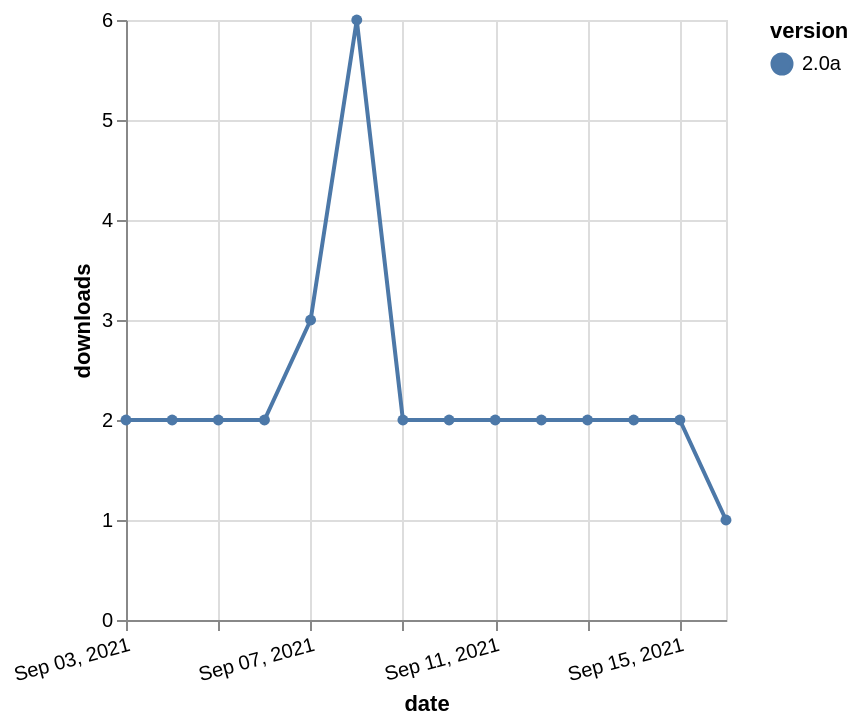

Write the Vega-Lite specification saved for this chart.
### Vega-Lite specification from a JSON file in a GitHub repository (floating-point values rounded to 4 significant figures)
{"$schema": "https://vega.github.io/schema/vega-lite/v5.json", "description": "A simple bar chart with embedded data.", "data": {"values": [{"date": "2021-09-03", "total": 1645, "delta": 2, "version": "2.0a"}, {"date": "2021-09-04", "total": 1647, "delta": 2, "version": "2.0a"}, {"date": "2021-09-05", "total": 1649, "delta": 2, "version": "2.0a"}, {"date": "2021-09-06", "total": 1651, "delta": 2, "version": "2.0a"}, {"date": "2021-09-07", "total": 1654, "delta": 3, "version": "2.0a"}, {"date": "2021-09-08", "total": 1660, "delta": 6, "version": "2.0a"}, {"date": "2021-09-09", "total": 1662, "delta": 2, "version": "2.0a"}, {"date": "2021-09-10", "total": 1664, "delta": 2, "version": "2.0a"}, {"date": "2021-09-11", "total": 1666, "delta": 2, "version": "2.0a"}, {"date": "2021-09-12", "total": 1668, "delta": 2, "version": "2.0a"}, {"date": "2021-09-13", "total": 1670, "delta": 2, "version": "2.0a"}, {"date": "2021-09-14", "total": 1672, "delta": 2, "version": "2.0a"}, {"date": "2021-09-15", "total": 1674, "delta": 2, "version": "2.0a"}, {"date": "2021-09-16", "total": 1675, "delta": 1, "version": "2.0a"}]}, "width": "container", "mark": {"type": "line", "point": {"filled": true}}, "encoding": {"x": {"field": "date", "type": "temporal", "timeUnit": "yearmonthdate", "title": "date", "axis": {"labelAngle": -15}}, "y": {"field": "delta", "type": "quantitative", "title": "downloads"}, "color": {"field": "version", "type": "nominal"}, "tooltip": {"field": "delta"}}}
